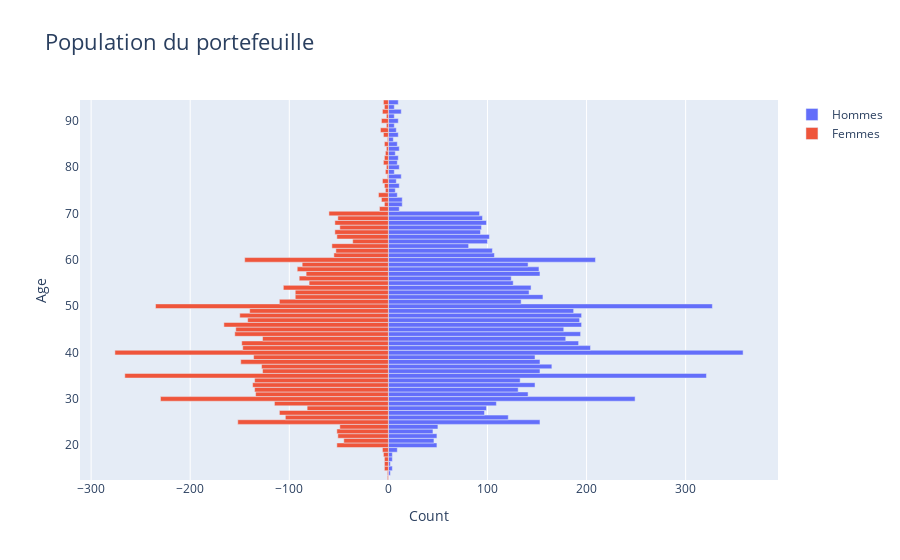

The notebook cell saved with this chart:
### Code cell
fig = gp.Figure()

# Ajout des données H
fig.add_trace(gp.Bar(y= y_age, x = x_M,
                     name = 'Hommes',
                     orientation = 'h'))

# Ajout des données F
fig.add_trace(gp.Bar(y = y_age, x = x_F,
                     name = 'Femmes', orientation = 'h'))

# layout du graphique
fig.update_layout(title = 'Population du portefeuille',
                 title_font_size = 22, barmode = 'relative',
                 bargap = 0.0, bargroupgap = 0,
                 xaxis = {'title': 'Count',
                              'title_font_size': 14},
                  yaxis = {'title': 'Age',
                              'title_font_size': 14}
                 )

fig

### Figure 1 — Plotly figure (JSON) as saved in the notebook; plotly's stock layout.template omitted (floating-point values rounded to 4 significant figures)
{"data": [{"name": "Hommes", "orientation": "h", "type": "bar", "x": [0, 2, 4, 2, 4, 4, 9, 49, 46, 49, 45, 50, 153, 121, 97, 99, 109, 249, 141, 131, 148, 133, 321, 153, 165, 153, 148, 358, 204, 192, 179, 194, 177, 195, 193, 195, 187, 327, 134, 156, 142, 144, 126, 124, 153, 152, 141, 209, 107, 105, 81, 100, 102, 93, 94, 99, 95, 92, 11, 14, 14, 9, 7, 11, 8, 13, 6, 11, 9, 10, 7, 11, 9, 5, 10, 8, 6, 10, 6, 13, 6, 10], "y": [13, 14, 15, 16, 17, 18, 19, 20, 21, 22, 23, 24, 25, 26, 27, 28, 29, 30, 31, 32, 33, 34, 35, 36, 37, 38, 39, 40, 41, 42, 43, 44, 45, 46, 47, 48, 49, 50, 51, 52, 53, 54, 55, 56, 57, 58, 59, 60, 61, 62, 63, 64, 65, 66, 67, 68, 69, 70, 71, 72, 73, 74, 75, 76, 77, 78, 79, 80, 81, 82, 83, 84, 85, 86, 87, 88, 89, 90, 91, 92, 93, 94]}, {"name": "Femmes", "orientation": "h", "type": "bar", "x": [-1, -1, -4, -4, -4, -5, -6, -52, -45, -51, -52, -49, -152, -104, -110, -82, -115, -230, -134, -135, -137, -135, -266, -127, -128, -149, -136, -276, -147, -148, -127, -155, -154, -166, -142, -150, -140, -235, -110, -94, -94, -106, -80, -90, -83, -92, -87, -145, -55, -53, -57, -36, -52, -54, -49, -54, -51, -60, -9, -4, -7, -10, -3, -4, -6, -1, -3, -2, -5, -4, -3, -2, -4, -1, -5, -8, -2, -7, -2, -6, -4, -5], "y": [13, 14, 15, 16, 17, 18, 19, 20, 21, 22, 23, 24, 25, 26, 27, 28, 29, 30, 31, 32, 33, 34, 35, 36, 37, 38, 39, 40, 41, 42, 43, 44, 45, 46, 47, 48, 49, 50, 51, 52, 53, 54, 55, 56, 57, 58, 59, 60, 61, 62, 63, 64, 65, 66, 67, 68, 69, 70, 71, 72, 73, 74, 75, 76, 77, 78, 79, 80, 81, 82, 83, 84, 85, 86, 87, 88, 89, 90, 91, 92, 93, 94]}], "layout": {"bargap": 0, "bargroupgap": 0, "barmode": "relative", "title": {"font": {"size": 22}, "text": "Population du portefeuille"}, "xaxis": {"title": {"font": {"size": 14}, "text": "Count"}}, "yaxis": {"title": {"font": {"size": 14}, "text": "Age"}}}}
